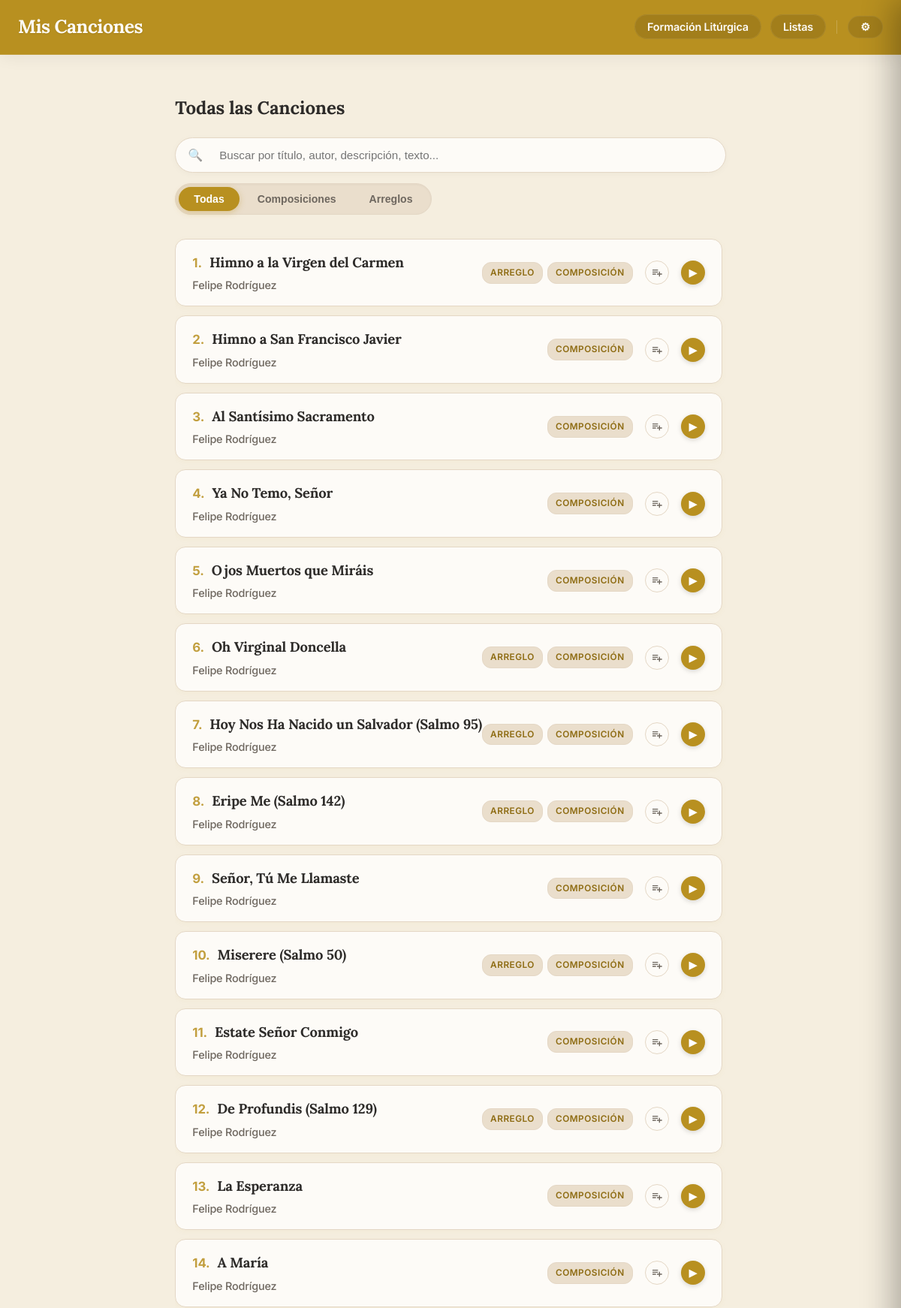
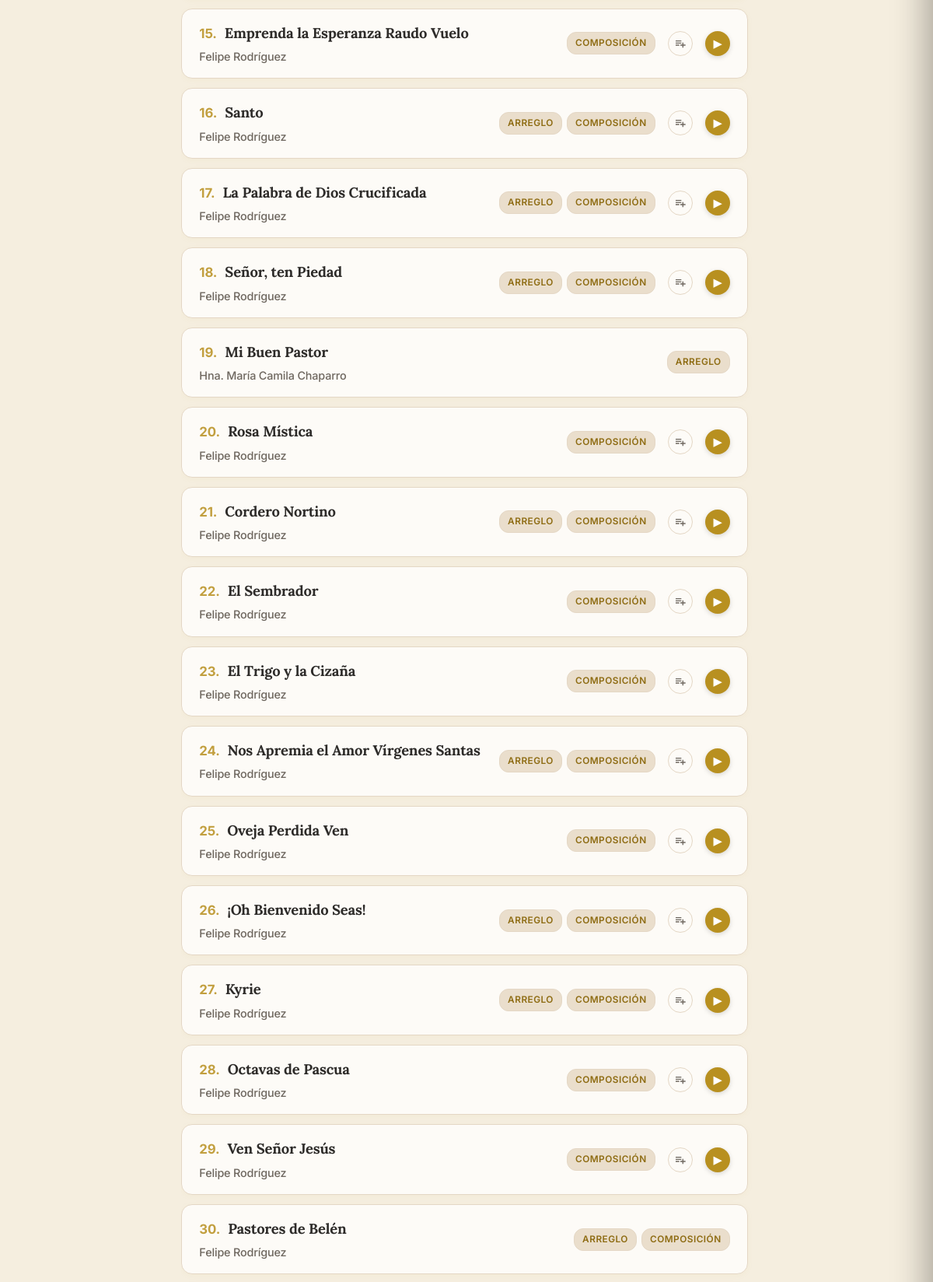
Screenshot of /todos (upper part) with the database file from the repository (2 pictures, top to bottom).
### models.py (models this page shows, shortened)
class Cancion(db.Model):
    __tablename__ = 'cancion'
    id = db.Column(db.Integer, primary_key=True)
    titulo = db.Column(db.String(150), nullable=False)
    musica = db.Column(db.String(100))
    letra = db.Column(db.String(100))
    adaptacion = db.Column(db.String(100))
    arreglo = db.Column(db.String(100), nullable=True)
    idioma = db.Column(db.String(50))
    dia = db.Column(db.Integer, nullable=True)
    mes = db.Column(db.Integer, nullable=True)
    anio = db.Column(db.Integer)
    descripcion = db.Column(db.Text)
    audio = db.Column(db.String(150))
    letras_acordes = db.Column(db.String(150))
    partitura = db.Column(db.String(150))
    midi = db.Column(db.String(150))
    tags_json = db.Column(db.String(500))
    tipo = db.Column(db.String(50), nullable=False, default='local')
    categorias_json = db.Column(db.String(200))
    youtube_video_embed = db.Column(db.Text)
    youtube_audio_embed = db.Column(db.Text)
    interprete = db.Column(db.String(200), nullable=True)
    ensambles_json = db.Column(db.Text, nullable=True)
    descargas_json = db.Column(db.Text, nullable=True)
    audios_json = db.Column(db.Text, nullable=True)
    tipo_pdf = db.Column(db.String(50), nullable=True)  # 'partitura' o 'letras_acordes'
    letras_json = db.Column(db.Text, nullable=True)  # {"sincronizada": bool, "lineas": [{"t": seg|null, "text": str}]}
    @property
    def categorias(self):
        return json.loads(self.categorias_json) if self.categorias_json else []

### app.py (the view)
@app.route('/todos')
def ver_todos():
    base_songs = Cancion.query.all()
    filtered_songs, search_query = search_songs(base_songs, request.args.get('search', '').strip())
    sort_by = request.args.get('sort_by', 'cronologico')
    sorted_songs = sort_songs(filtered_songs, sort_by=sort_by)
    return render_template('todos.html', composiciones=sorted_songs, search_query=search_query, page_context='todos', sort_by=sort_by)

### app.py (called while the page is built)
@app.template_filter('sort_categories_for_page')
def sort_categories_for_page(categories, page_context='default'):
    sorted_cats = list(categories)
    if page_context == 'arreglos':
        sorted_cats.sort(key=lambda x: (x != 'Composición', x != 'Arreglo'))
    else:
        sorted_cats.sort(key=lambda x: (x != 'Arreglo', x != 'Composición'))
    return sorted_cats

@app.context_processor
def inject_globals():
    try:
        with open('build_date.txt', 'r', encoding='utf-8') as f:
            date_str = f.read().strip()
    except Exception:
        date_str = "Desconocida"
    return dict(last_update=date_str, FEATURES=FEATURES)

### services/catalog_service.py (called while the page is built, shortened)
def normalize_for_sorting(titulo: Optional[str]) -> str:
    if not titulo:
        return ""
    titulo_normalizado = unidecode(titulo.lower())
    return "".join(c for c in titulo_normalizado if c.isalnum() or c.isspace()).strip()

def search_songs(base_songs: List[Cancion], search_query: Optional[str]) -> Tuple[List[Cancion], str]:
    if not search_query:
        return base_songs, ""

### templates/todos.html
{% extends "base.html" %}
{% block content %}
    <h2>Todas las Canciones</h2>
    {% include '_filters.html' %}
    <div class="lista-scroll" id="song-list-container">
        {% include '_song_list.html' %}
    </div>
{% endblock %}

### templates/_song_list.html
<div class="lista-composiciones">
    {% for obra in composiciones %}
        <div class="tarjeta-obra-wrapper">
            <a href="{{ url_for('ver_composicion', comp_id=obra.id, context=page_context, tag_name=tag_nombre, search=search_query, sort_by=sort_by) }}"
               class="tarjeta-obra"
               data-id="{{ obra.id }}"
               {% if obra.audio %}data-audio="{{ url_for('static', filename=obra.audio) }}"{% endif %}
               data-title="{{ obra.titulo }}">
                <div class="info-tarjeta">
                    <div class="song-title-with-number">
                        <span class="song-number">{{ loop.index }}.</span>
                        <h3>{{ obra.titulo }}</h3>
                    </div>
                    <p>
                        {{ obra.musica }}
                    </p>
                </div>
                <div class="tarjeta-right-section">
                    <div class="categoria-tags-container">
                        {% if obra.categorias %}
                            {% for cat in obra.categorias | sort_categories_for_page(page_context) %}
                                <span class="categoria-tag">{{ cat }}</span>
                            {% endfor %}
                        {% endif %}
                    </div>
                    {% if obra.audio %}
                    <button class="btn-add-queue opt-add-queue" data-id="{{ obra.id }}" data-audio="{{ url_for('static', filename=obra.audio) }}" data-title="{{ obra.titulo }}" title="Añadir a la cola">
                        <svg viewBox="0 0 24 24" width="16" height="16" fill="currentColor"><path d="M14 10H3v2h11v-2zm0-4H3v2h11V6zm4 8v-4h-2v4h-4v2h4v4h2v-4h4v-2h-4zM3 16h7v-2H3v2z"/></svg>
                    </button>
                    <button class="list-play-btn" data-id="{{ obra.id }}" data-title="{{ obra.titulo }}" data-audio="{{ url_for('static', filename=obra.audio) }}" title="Reproducir / Pausar">▶</button>
                    {% endif %}
                </div>
            </a>
        </div>
    {% else %}
        <p style="padding: 20px;">No se encontraron canciones que coincidan con tu búsqueda.</p>
    {% endfor %}
</div>

### rows the page displays
Cancion: titulo "Himno a la Virgen del Carmen", musica "Felipe Rodríguez", cat "ARREGLO" "COMPOSICIÓN"
Cancion: titulo "Himno a San Francisco Javier", musica "Felipe Rodríguez", cat "COMPOSICIÓN"
Cancion: titulo "Al Santísimo Sacramento", musica "Felipe Rodríguez", cat "COMPOSICIÓN"
Cancion: titulo "Ya No Temo, Señor", musica "Felipe Rodríguez", cat "COMPOSICIÓN"
Cancion: titulo "Ojos Muertos que Miráis", musica "Felipe Rodríguez", cat "COMPOSICIÓN"
Cancion: titulo "Oh Virginal Doncella", musica "Felipe Rodríguez", cat "ARREGLO" "COMPOSICIÓN"
Cancion: titulo "Hoy Nos Ha Nacido un Salvador (Salmo 95)", musica "Felipe Rodríguez", cat "ARREGLO" "COMPOSICIÓN"
Cancion: titulo "Eripe Me (Salmo 142)", musica "Felipe Rodríguez", cat "ARREGLO" "COMPOSICIÓN"
Cancion: titulo "Señor, Tú Me Llamaste", musica "Felipe Rodríguez", cat "COMPOSICIÓN"
Cancion: titulo "Miserere (Salmo 50)", musica "Felipe Rodríguez", cat "ARREGLO" "COMPOSICIÓN"
Cancion: titulo "Estate Señor Conmigo", musica "Felipe Rodríguez", cat "COMPOSICIÓN"
Cancion: titulo "De Profundis (Salmo 129)", musica "Felipe Rodríguez", cat "ARREGLO" "COMPOSICIÓN"
Cancion: titulo "La Esperanza", musica "Felipe Rodríguez", cat "COMPOSICIÓN"
Cancion: titulo "A María", musica "Felipe Rodríguez", cat "COMPOSICIÓN"
Cancion: titulo "Emprenda la Esperanza Raudo Vuelo", musica "Felipe Rodríguez", cat "COMPOSICIÓN"
Cancion: titulo "Santo", musica "Felipe Rodríguez", cat "ARREGLO" "COMPOSICIÓN"
Cancion: titulo "La Palabra de Dios Crucificada", musica "Felipe Rodríguez", cat "ARREGLO" "COMPOSICIÓN"
Cancion: titulo "Señor, ten Piedad", musica "Felipe Rodríguez", cat "ARREGLO" "COMPOSICIÓN"
Cancion: titulo "Mi Buen Pastor", musica "Hna. María Camila Chaparro", cat "ARREGLO"
Cancion: titulo "Rosa Mística", musica "Felipe Rodríguez", cat "COMPOSICIÓN"
Cancion: titulo "Cordero Nortino", musica "Felipe Rodríguez", cat "ARREGLO" "COMPOSICIÓN"
Cancion: titulo "El Sembrador", musica "Felipe Rodríguez", cat "COMPOSICIÓN"
Cancion: titulo "El Trigo y la Cizaña", musica "Felipe Rodríguez", cat "COMPOSICIÓN"
Cancion: titulo "Nos Apremia el Amor Vírgenes Santas", musica "Felipe Rodríguez", cat "ARREGLO" "COMPOSICIÓN"
Cancion: titulo "Oveja Perdida Ven", musica "Felipe Rodríguez", cat "COMPOSICIÓN"
Cancion: titulo "¡Oh Bienvenido Seas!", musica "Felipe Rodríguez", cat "ARREGLO" "COMPOSICIÓN"
Cancion: titulo "Kyrie", musica "Felipe Rodríguez", cat "ARREGLO" "COMPOSICIÓN"
Cancion: titulo "Octavas de Pascua", musica "Felipe Rodríguez", cat "COMPOSICIÓN"
Cancion: titulo "Ven Señor Jesús", musica "Felipe Rodríguez", cat "COMPOSICIÓN"
Cancion: titulo "Pastores de Belén", musica "Felipe Rodríguez", cat "ARREGLO" "COMPOSICIÓN"
